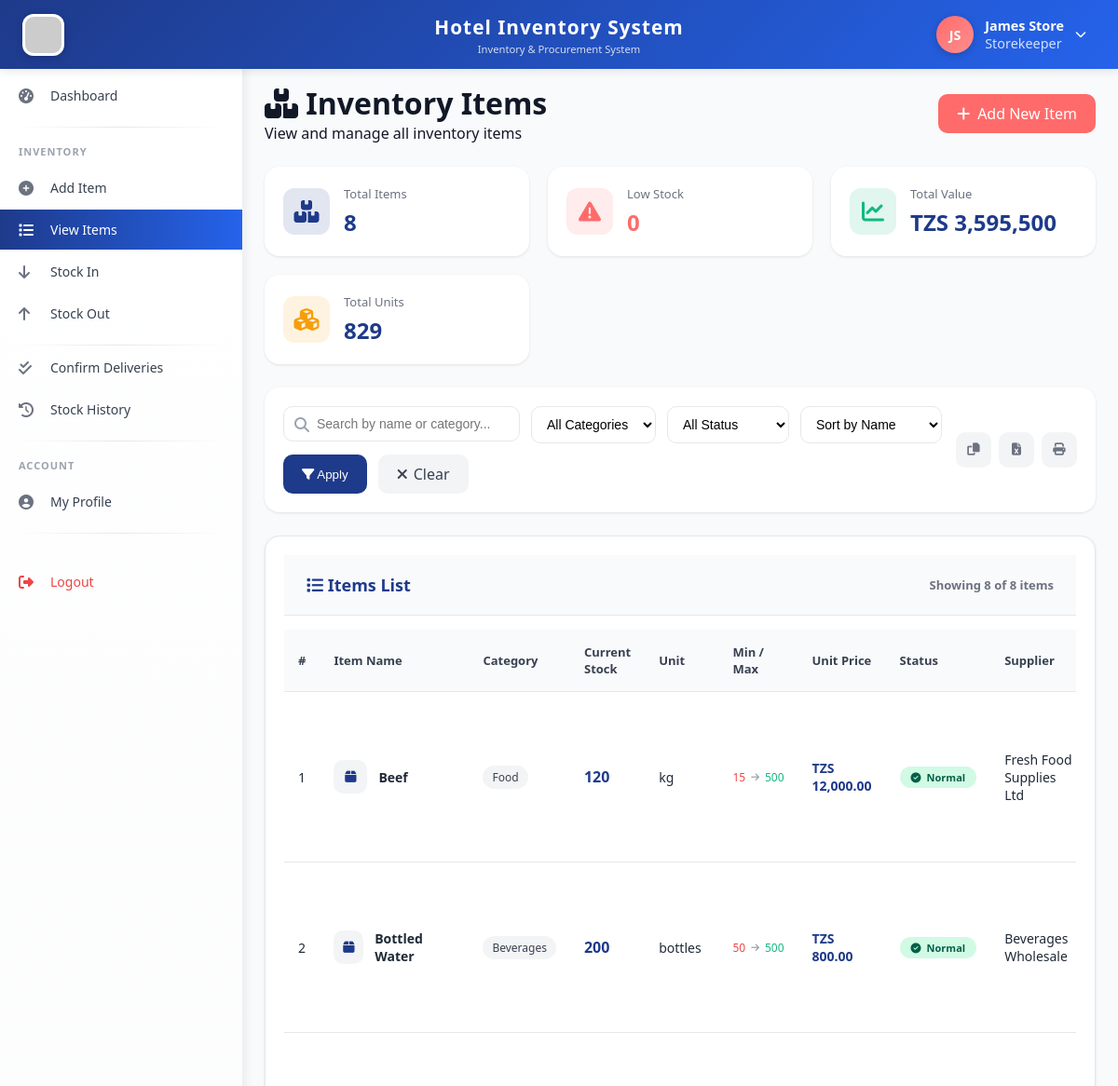
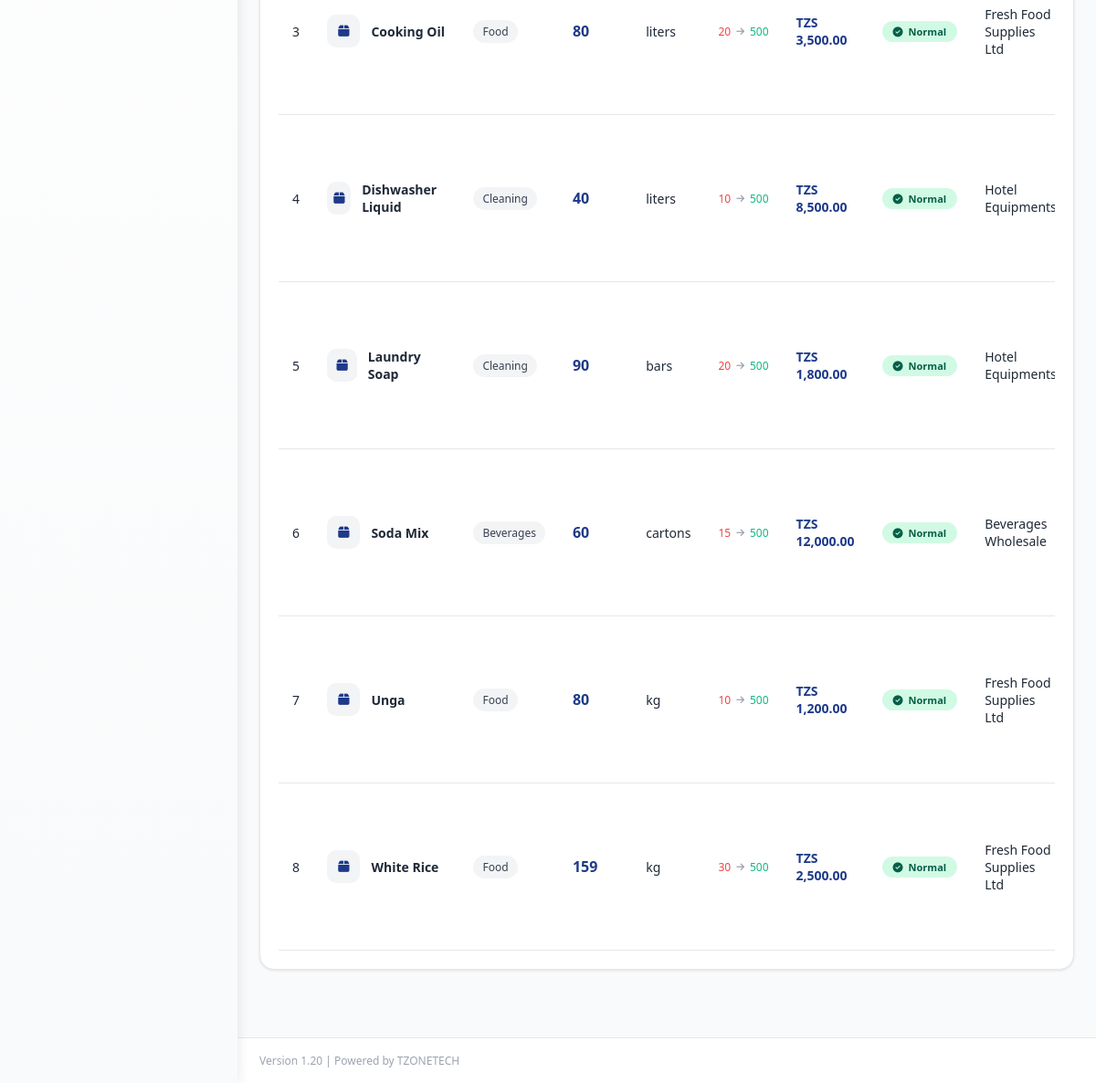
Page /storekeeper/view_items.php (signed in) on the committed database (2 pictures, top to bottom).
### tables this page shows
CREATE TABLE `users` (
  `id` int(11) NOT NULL,
  `fullname` varchar(100) NOT NULL,
  `username` varchar(50) NOT NULL,
  `password` varchar(255) NOT NULL,
  `email` varchar(100) NOT NULL,
  `phone` varchar(20) DEFAULT NULL,
  `role_id` int(11) NOT NULL,
  `status` enum('active','inactive') DEFAULT 'active',
  `created_at` timestamp NOT NULL DEFAULT current_timestamp(),
  `phone_verified` tinyint(4) DEFAULT 0,
  `reset_token` varchar(100) DEFAULT NULL,
  `reset_expires` datetime DEFAULT NULL,
  `profile_picture` varchar(255) DEFAULT NULL,
  `updated_at` timestamp NOT NULL DEFAULT current_timestamp() ON UPDATE current_timestamp()
);

CREATE TABLE `inventory_items` (
  `id` int(11) NOT NULL,
  `item_name` varchar(100) NOT NULL,
  `category` varchar(50) DEFAULT NULL,
  `unit` varchar(20) DEFAULT NULL,
  `current_stock` int(11) DEFAULT 0,
  `minimum_stock` int(11) DEFAULT 10,
  `maximum_stock` int(11) DEFAULT 500,
  `unit_price` decimal(10,2) DEFAULT NULL,
  `supplier_id` int(11) DEFAULT NULL,
  `location` varchar(100) DEFAULT NULL,
  `status` enum('active','inactive') DEFAULT 'active',
  `created_at` timestamp NOT NULL DEFAULT current_timestamp(),
  `updated_at` timestamp NOT NULL DEFAULT current_timestamp() ON UPDATE current_timestamp()
);

CREATE TABLE `suppliers` (
  `id` int(11) NOT NULL,
  `company_name` varchar(100) NOT NULL,
  `contact_person` varchar(100) DEFAULT NULL,
  `email` varchar(100) DEFAULT NULL,
  `phone` varchar(20) DEFAULT NULL,
  `address` text DEFAULT NULL,
  `status` enum('active','inactive') DEFAULT 'active',
  `created_at` timestamp NOT NULL DEFAULT current_timestamp(),
  `password` varchar(255) DEFAULT NULL,
  `reset_token` varchar(100) DEFAULT NULL,
  `reset_expires` datetime DEFAULT NULL,
  `phone_verified` tinyint(4) DEFAULT 0,
  `updated_at` timestamp NOT NULL DEFAULT current_timestamp() ON UPDATE current_timestamp()
);

### storekeeper/view_items.php (the view, shortened to what this page needs)
<?php
require_once '../includes/auth_check.php';
$page = isset($_GET['page']) ? (int)$_GET['page'] : 1;
$search = $_GET['search'] ?? '';
$sort = $_GET['sort'] ?? 'name';
$order = $_GET['order'] ?? 'ASC';
$limit = 15;
$offset = ($page - 1) * $limit;
$where_conditions = ["i.status != 'deleted'"];
$where_clause = implode(' AND ', $where_conditions);
$order_by = match($sort) {
    'stock' => 'i.current_stock',
    'price' => 'i.unit_price',
    'category' => 'i.category',
    default => 'i.item_name'
};
$order_clause = "$order_by $order";
$count_sql = "SELECT COUNT(*) as total FROM inventory_items i WHERE $where_clause";
$count_result = $db->query($count_sql);
$total_items = $count_result->fetch_assoc()['total'];
$sql = "SELECT i.*, s.company_name as supplier_name
        FROM inventory_items i
        LEFT JOIN suppliers s ON i.supplier_id = s.id
        WHERE $where_clause
        ORDER BY $order_clause
        LIMIT $offset, $limit";
$result = $db->query($sql);
$items = $result->fetch_all(MYSQLI_ASSOC);
$summary_sql = "SELECT
                    COUNT(*) as total_items,
                    SUM(CASE WHEN current_stock <= minimum_stock THEN 1 ELSE 0 END) as low_stock_count,
                    SUM(current_stock * unit_price) as total_value,
                    SUM(current_stock) as total_units
                FROM inventory_items i
                WHERE status != 'deleted'";
$summary_result = $db->query($summary_sql);
$summary = $summary_result->fetch_assoc();
include '../templates/header.php';
include '../templates/sidebar.php';
?>
<div class="main-content">
    <div class="page-header">
        <div>
            <h1><i class="fas fa-boxes"></i> Inventory Items</h1>
            <p>View and manage all inventory items</p>
        </div>
        <div class="header-actions">
            <a href="add_item.php" class="btn-primary">
                <i class="fas fa-plus"></i> Add New Item
            </a>
        </div>
    </div>
    <div class="summary-grid">
        <div class="summary-card">
            <div class="summary-icon" style="background: #1E3A8A20;">
                <i class="fas fa-boxes" style="color: #1E3A8A;"></i>
            </div>
            <div class="summary-info">
                <span class="summary-label">Total Items</span>
                <span class="summary-value"><?php echo number_format($summary['total_items']); ?></span>
            </div>
        </div>
        <div class="summary-card">
            <div class="summary-icon" style="background: #FF6B6B20;">
                <i class="fas fa-exclamation-triangle" style="color: #FF6B6B;"></i>
            </div>
            <div class="summary-info">
                <span class="summary-label">Low Stock</span>
                <span class="summary-value" style="color: #FF6B6B;"><?php echo number_format($summary['low_stock_count']); ?></span>
            </div>
        </div>
        <div class="summary-card">
            <div class="summary-icon" style="background: #10B98120;">
                <i class="fas fa-chart-line" style="color: #10B981;"></i>
            </div>
            <div class="summary-info">
                <span class="summary-label">Total Value</span>
                <span class="summary-value">TZS <?php echo number_format($summary['total_value'], 0); ?></span>
            </div>
        </div>
        <div class="summary-card">
            <div class="summary-icon" style="background: #F59E0B20;">
                <i class="fas fa-cubes" style="color: #F59E0B;"></i>
            </div>
            <div class="summary-info">
                <span class="summary-label">Total Units</span>
                <span class="summary-value"><?php echo number_format($summary['total_units']); ?></span>
            </div>
        </div>
    </div>
    <div class="filter-bar">
        <form method="GET" action="" class="filter-form" id="filterForm">
            <div class="search-box">
                <i class="fas fa-search"></i>
                <input type="text" name="search" placeholder="Search by name or category..." value="<?php echo htmlspecialchars($search); ?>">
            </div>
            <div class="filter-group">
                <select name="category" class="filter-select">
                    <option value="">All Categories</option>
                </select>
            </div>
            <div class="filter-group">
                <select name="status" class="filter-select">
                    <option value="">All Status</option>
                </select>
            </div>
            <div class="filter-group">
                <select name="sort" class="filter-select" onchange="this.form.submit()">
                    <option value="name" <?php echo $sort == 'name' ? 'selected' : ''; ?>>Sort by Name</option>
                </select>
            </div>
            <button type="submit" class="btn-filter">
                <i class="fas fa-filter"></i> Apply
            </button>
            <a href="view_items.php" class="btn-clear">
                <i class="fas fa-times"></i> Clear
            </a>
        </form>
        <div class="export-buttons">
            <button onclick="copyTable()" class="btn-icon" title="Copy Table">
                <i class="fas fa-copy"></i>
            </button>
            <button onclick="exportToExcel()" class="btn-icon" title="Export to Excel">
                <i class="fas fa-file-excel"></i>
            </button>
            <button onclick="window.print()" class="btn-icon" title="Print">
                <i class="fas fa-print"></i>
            </button>
        </div>
    </div>
    <div class="card">
        <div class="card-header">
            <h3><i class="fas fa-list"></i> Items List</h3>
            <span class="item-count">Showing <?php echo count($items); ?> of <?php echo number_format($total_items); ?> items</span>
        </div>
        <div class="card-body">
            <div class="table-responsive">
                <table class="data-table" id="itemsTable">
                    <thead>
                        <tr>
                            <th>#</th>
                            <th>Item Name</th>
                            <th>Category</th>
                            <th>Current Stock</th>
                            <th>Unit</th>
                            <th>Min / Max</th>
                            <th>Unit Price</th>
                            <th>Status</th>
                            <th>Supplier</th>
                        </tr>
                    </thead>
                    <tbody>
                        <?php if(count($items) > 0): ?>
                            <?php $counter = $offset + 1; foreach($items as $item): ?>
                                <tr class="item-row" data-id="<?php echo $item['id']; ?>">
                                    <td><?php echo $counter++; ?></td>
                                    <td>
                                        <div class="item-name-cell">
                                            <div class="item-icon">
                                                <i class="fas fa-box"></i>
                                            </div>
                                            <div>
                                                <strong><?php echo htmlspecialchars($item['item_name']); ?></strong>
                                            </div>
                                        </div>
                                    </td>
                                    <td>
                                        <span class="category-tag"><?php echo htmlspecialchars($item['category'] ?? '-'); ?></span>
                                    </td>
                                    <td>
                                        <div class="stock-display">
                                            <span class="stock-number <?php echo ($item['current_stock'] <= $item['minimum_stock']) ? 'stock-critical' : ''; ?>">
                                                <?php echo number_format($item['current_stock']); ?>
                                            </span>
                                        </div>
                                    </td>
                                    <td><?php echo htmlspecialchars($item['unit'] ?? '-'); ?></td>
                                    <td>
                                        <div class="minmax-display">
                                            <span class="min"><?php echo number_format($item['minimum_stock']); ?></span>
                                            <i class="fas fa-arrow-right"></i>
                                            <span class="max"><?php echo number_format($item['maximum_stock']); ?></span>
                                        </div>
                                    </td>
                                    <td>
                                        <span class="price">TZS <?php echo number_format($item['unit_price'], 2); ?></span>
                                    </td>
                                    <td>
                                        <?php if($item['current_stock'] <= $item['minimum_stock']): ?>
                                            <span class="status-badge danger">
                                                <i class="fas fa-exclamation-triangle"></i> Low Stock
                                            </span>
                                        <?php elseif($item['current_stock'] >= $item['maximum_stock']): ?>
                                            <span class="status-badge warning">
                                                <i class="fas fa-chart-line"></i> Over Stock
                                            </span>
                                        <?php else: ?>
                                            <span class="status-badge success">
                                                <i class="fas fa-check-circle"></i> Normal
                                            </span>
                                        <?php endif; ?>
                                    </td>
                                    <td><?php echo htmlspecialchars($item['supplier_name'] ?? '-'); ?></td>
                                </tr>
                            <?php endforeach; ?>
                        <?php endif; ?>
                    </tbody>
                </table>
            </div>
        </div>
    </div>
</div>
<?php include '../templates/footer.php'; ?>

### templates/header.php (shortened to what this page needs)
<!DOCTYPE html>
<html lang="en">
<head>
    <link rel="stylesheet" href="https://cdnjs.cloudflare.com/ajax/libs/font-awesome/6.4.0/css/all.min.css">
    <link rel="stylesheet" href="<?php echo APP_URL; ?>/assets/css/style.css">
</head>
<body>
    <div class="top-header">
        <div class="header-left">
            <img src="<?php echo APP_URL; ?>/assets/images/hotel.jpg" alt="Hotel Logo" class="logo-img" onerror="this.src='https://via.placeholder.com/45x45?text=H'">
        </div>
        <div class="header-center">
            <div class="app-title"><?php echo APP_NAME; ?></div>
            <div class="app-subtitle">Inventory & Procurement System</div>
        </div>
        <div class="header-right">
            <div class="user-info" id="userInfoBtn">
                <div class="user-avatar-circle" id="userAvatar">
                    <?php
                    $user_id = $_SESSION['user_id'] ?? 0;
                    $profile_pic = '';
                    $fullname = $_SESSION['fullname'] ?? 'User';
                    if ($user_id > 0 && isset($db)) {
                        $pic_sql = "SELECT profile_picture, fullname FROM users WHERE id = ?";
                        $pic_stmt = $db->prepare($pic_sql);
                        $pic_stmt->bind_param("i", $user_id);
                        $pic_stmt->execute();
                        $pic_result = $pic_stmt->get_result();
                        if ($pic_row = $pic_result->fetch_assoc()) {
                            $profile_pic = $pic_row['profile_picture'];
                            $fullname = $pic_row['fullname'];
                        }
                    }
                    $profile_pic_path = '';
                    if ($profile_pic_path && !empty($profile_pic)):
                    ?>
                        <img src="<?php echo $profile_pic_path; ?>?t=<?php echo time(); ?>" alt="Profile" id="headerProfileImg">
                    <?php else:
                        $name_parts = explode(' ', $fullname);
                        $initial = strtoupper(substr($name_parts[0], 0, 1));
                        if (isset($name_parts[1])) {
                            $initial .= strtoupper(substr($name_parts[1], 0, 1));
                        } else if (strlen($name_parts[0]) > 1) {
                            $initial .= strtoupper(substr($name_parts[0], 1, 1));
                        } else {
                            $initial .= strtoupper(substr($fullname, 0, 1));
                        }
                    ?>
                        <span id="headerInitials"><?php echo $initial; ?></span>
                    <?php endif; ?>
                </div>
                <div class="user-details">
                    <span class="user-name" id="headerUserName"><?php echo htmlspecialchars($fullname); ?></span>
                    <span class="user-role"><?php echo $_SESSION['role'] ?? 'Guest'; ?></span>
                </div>
                <i class="fas fa-chevron-down" style="font-size: 12px;"></i>
            </div>
        </div>
    </div>

### rows in the picture
users: fullname "JS", fullname "James Store"
inventory_items: item_name "Beef", category "Food", current_stock "120", unit "kg", minimum_stock "15", maximum_stock "500", unit_price "12,000.00", shows "Normal", supplier.company_name "Fresh Food Supplies Ltd"
inventory_items: item_name "Bottled Water", category "Beverages", current_stock "200", unit "bottles", minimum_stock "50", maximum_stock "500", unit_price "800.00", shows "Normal", supplier.company_name "Beverages Wholesale"
inventory_items: item_name "Cooking Oil", category "Food", current_stock "80", unit "liters", minimum_stock "20", maximum_stock "500", unit_price "3,500.00", shows "Normal", supplier.company_name "Fresh Food Supplies Ltd"
inventory_items: item_name "Dishwasher Liquid", category "Cleaning", current_stock "40", unit "liters", minimum_stock "10", maximum_stock "500", unit_price "8,500.00", shows "Normal", supplier.company_name "Hotel…"
inventory_items: item_name "Laundry Soap", category "Cleaning", current_stock "90", unit "bars", minimum_stock "20", maximum_stock "500", unit_price "1,800.00", shows "Normal", supplier.company_name "Hotel…"
inventory_items: item_name "Soda Mix", category "Beverages", current_stock "60", unit "cartons", minimum_stock "15", maximum_stock "500", unit_price "12,000.00", shows "Normal", supplier.company_name "Beverages Wholesale"
inventory_items: item_name "Unga", category "Food", current_stock "80", unit "kg", minimum_stock "10", maximum_stock "500", unit_price "1,200.00", shows "Normal", supplier.company_name "Fresh Food Supplies Ltd"
inventory_items: item_name "White Rice", category "Food", current_stock "159", unit "kg", minimum_stock "30", maximum_stock "500", unit_price "2,500.00", shows "Normal", supplier.company_name "Fresh Food Supplies Ltd"

### other values in the picture
APP_NAME "Hotel Inventory System"
$_SESSION['role'] "Storekeeper"
$summary['total_items'] "8"
$summary['low_stock_count'] "0"
$summary['total_value'] "3,595,500"
$summary['total_units'] "829"
count($items) "8"
$total_items "8"
